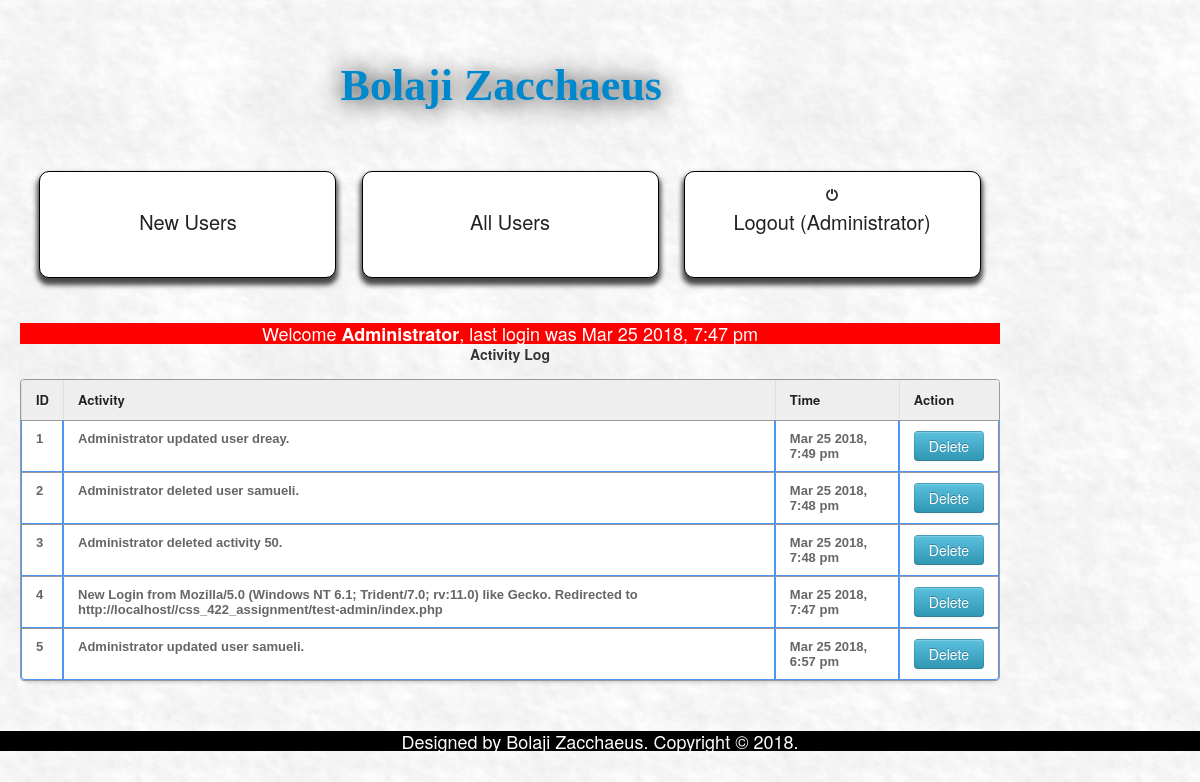
/test-admin/index (signed in), run on the app's committed database.
### tables this page shows
CREATE TABLE `activities` (
  `aid` int(11) NOT NULL,
  `userID` int(11) NOT NULL,
  `detail` varchar(250) NOT NULL,
  `addDate` int(30) NOT NULL
);

### includes/config.php (called while the page is built, shortened)
<?php
$activity_table = "activities";
?>

### test-admin/index.php (the view, shortened to what this page needs)
<!DOCTYPE html>
<html>
<head>
 <link href="..main/css/bootstrap.css" rel="stylesheet">
  <link rel="stylesheet" href="../main/css/font-awesome.min.css">
<link href="../style.css" media="screen" rel="stylesheet" type="text/css" />
<div class="container-fluid">
      <div class="row-fluid">
	<div class="span10">
			<font style=" font:bold 44px 'Aleo'; text-shadow:1px 1px 25px #000; color:#fff;"><center><a href="index">Bolaji Zacchaeus</a></center></font>
<div id="mainmain">
<a href="newUser"><i class="icon-group icon-2x"></i><br> New Users</a>
<a href="allUsers"><i class="icon-bar-chart icon-2x"></i><br> All Users</a>
<a href="adminLogin"><font color="red"><i class="icon-off icon-2x"></i></font><br> Logout (<?php echo $_SESSION['adminName']; ?>)</a>
<br><br>
<div style="background-color:red;color:white;">
<?php if($_SESSION['adminLast']>0) {
	echo "Welcome <b>".$_SESSION['adminName']."</b>, last login was ".date('M j Y, g:i a',$_SESSION['adminLast']);
	} else {
echo 'Welcome <b>'.$_SESSION['adminName'].'</b>, This is your first login.';
	}	?></div>
	 <div class="table-wrapper">
		   <div style="font-weight:bold; text-align:center;font-size:14px;margin-bottom: 15px;">
Activity Log
</div>
            <table class="table table-bordered" id="resultTable" data-responsive="table" style="text-align: left;">
              <thead>
                <tr>
                  <th class="wd-10p">ID</th>
                  <th class="wd-20p">Activity</th>
                  <th class="wd-10p">Time</th>
                  <th class="wd-15p">Action</th>
                </tr>
              </thead>
			  <tbody>
			  <?php
			  require '../includes/config.php';
			  $q = mysqli_query($con,"select * from $activity_table WHERE userID='".$_SESSION['adminID']."' ORDER BY aid DESC LIMIT 5");
			   while($v = mysqli_fetch_assoc($q))
 {
	 ?>
                <tr class="<?php echo $v['aid']; ?>">
				<td><?php echo ++$i; ?></td>
				<td><?php echo $v['detail']; ?></td>
                  <td><?php echo date('M j Y, g:i a',$v['addDate']) ?></td>
				  <td><button onclick="del_act(this.value)" id="btnDelete" type="submit" value="<?php echo $v['aid']; ?>" class="btn btn-info">Delete</button></td>
                </tr>
 <?php } ?>
				 </tbody>
            </table>
          </div>
</div>
</div>
</div>
</div>
</body>
<?php include('footer.php'); ?>
</html>

### test-admin/footer.php (shortened to what this page needs)
<div style="background-color:black;color:white;text-align:center;">Designed by Bolaji Zacchaeus. Copyright &copy 2018.</div>
<link href="../main/vendors/chosen.min.css" rel="stylesheet" media="screen">

### data on the page
activities: detail "Administrator updated user dreay .", addDate "Mar 25 2018, 7:49 pm", $v['aid'] 53 (drawn)
activities: detail "Administrator deleted user samueli .", addDate "Mar 25 2018, 7:48 pm", $v['aid'] 52 (drawn)
activities: detail "Administrator deleted activity 50.", addDate "Mar 25 2018, 7:48 pm", $v['aid'] 51 (drawn)
activities: detail "New Login from Mozilla/5.0 (Windows NT 6.1; Trident/7.0; rv:11.0) like Gecko . Redirected to http://localhost//css_422_assignment/test-admin/index.php", addDate "Mar 25 2018, 7:47 pm", $v['aid'] 49 (drawn)
activities: detail "Administrator updated user samueli .", addDate "Mar 25 2018, 6:57 pm", $v['aid'] 46 (drawn)

### other printed values
$_SESSION['adminName'] "Administrator"
date('M j Y, g:i a',$_SESSION['adminLast']) "Mar 25 2018, 7:47 pm"
